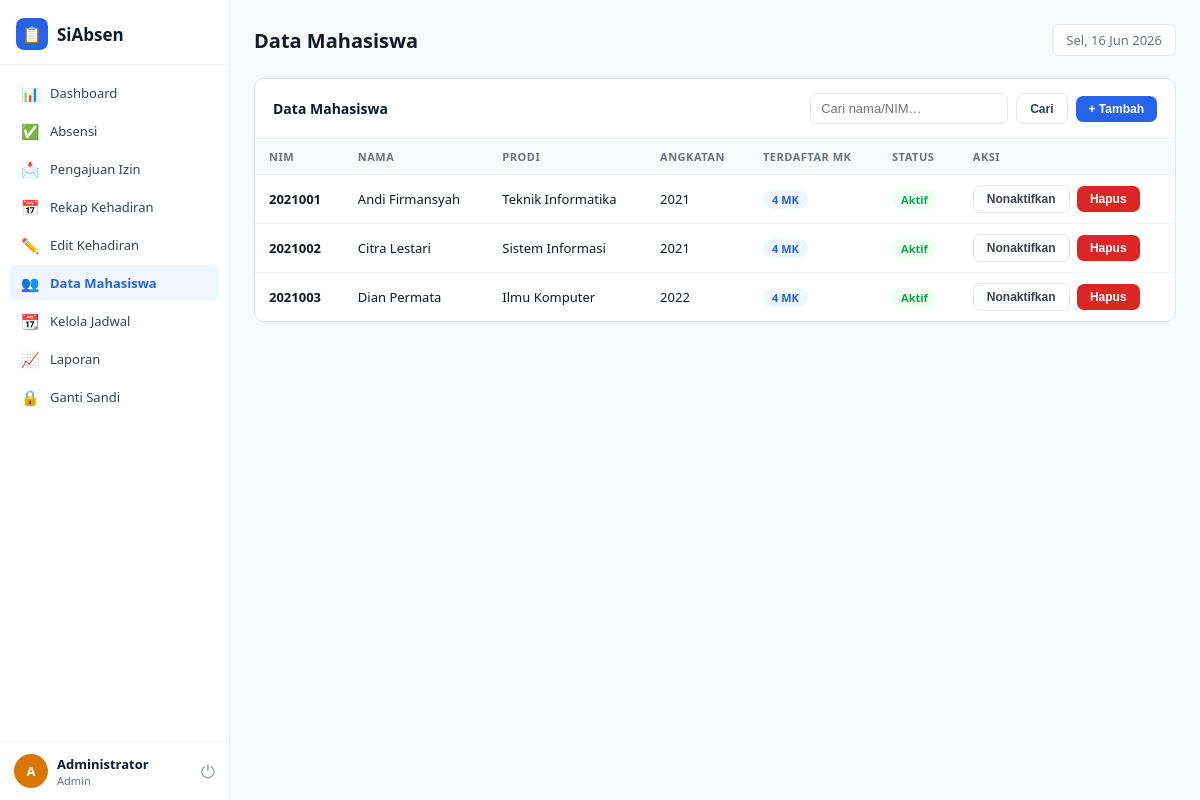
The page /siabsen/mahasiswa.php (signed in) on the database its author committed.
### tables this page shows
CREATE TABLE `mahasiswa` (
  `nim` varchar(20) NOT NULL,
  `nama` varchar(100) NOT NULL,
  `prodi` varchar(100) NOT NULL,
  `angkatan` varchar(10) NOT NULL,
  `aktif` tinyint(1) DEFAULT 1
);

### siabsen/mahasiswa.php (the view, shortened to what this page needs)
<?php
$db = getDB();
$q = trim($_GET['q'] ?? '');
if ($q) {
    $stmt = $db->prepare("SELECT * FROM mahasiswa WHERE nim LIKE ? OR nama LIKE ? ORDER BY nim");
    $stmt->execute(["%$q%", "%$q%"]);
} else {
    $stmt = $db->query("SELECT * FROM mahasiswa ORDER BY nim");
}
$list = $stmt->fetchAll();
include __DIR__ . '/includes/header.php';
?>
<div class="card">
  <div class="card-header">
    <h3>Data Mahasiswa</h3>
    <div class="card-actions">
      <form method="GET" style="display:flex;gap:8px">
        <input class="sinput" type="text" name="q" placeholder="Cari nama/NIM…"
               value="<?= htmlspecialchars($q) ?>">
        <button class="btn-sm bo" type="submit">Cari</button>
      </form>
      <button class="btn-sm bp" onclick="openModal('modal-mhs')">+ Tambah</button>
    </div>
  </div>
  <table>
    <thead>
      <tr>
        <th>NIM</th><th>Nama</th><th>Prodi</th><th>Angkatan</th>
        <th>Terdaftar MK</th><th>Status</th><th>Aksi</th>
      </tr>
    </thead>
    <tbody>
      <?php if (!$list): ?>
        <tr><td colspan="7">
          <div class="empty"><div class="eico">👥</div>Tidak ada mahasiswa</div>
        </td></tr>
      <?php else: foreach ($list as $m):
        $mkCount = $db->prepare("SELECT COUNT(*) FROM enrollment WHERE nim=?");
        $mkCount->execute([$m['nim']]);
        $mkCount = $mkCount->fetchColumn();
      ?>
        <tr>
          <td><b><?= htmlspecialchars($m['nim']) ?></b></td>
          <td><?= htmlspecialchars($m['nama']) ?></td>
          <td><?= htmlspecialchars($m['prodi']) ?></td>
          <td><?= htmlspecialchars($m['angkatan']) ?></td>
          <td><span class="badge bg-blue"><?= $mkCount ?> MK</span></td>
          <td><span class="badge <?= $m['aktif'] ? 'bg-green' : 'bg-gray' ?>">
            <?= $m['aktif'] ? 'Aktif' : 'Non-aktif' ?></span>
          </td>
          <td>
            <form method="POST" style="display:inline">
              <button class="btn-sm bo" name="action" value="toggle" style="margin-right:4px">
                <?= $m['aktif'] ? 'Nonaktifkan' : 'Aktifkan' ?>
              </button>
              <button class="btn-sm bd" name="action" value="delete"
                      onclick="return confirm('Hapus mahasiswa ini? Semua data absensinya juga akan terhapus.')">
                Hapus
              </button>
            </form>
          </td>
        </tr>
      <?php endforeach; endif; ?>
    </tbody>
  </table>
</div>
<?php include __DIR__ . '/includes/footer.php'; ?>

### siabsen/assets/css/style.css (style rules this page uses)
* { margin:0; padding:0; box-sizing:border-box; }
:root { --primary:#2563EB; --primary-light:#EFF6FF; --primary-dark:#1D4ED8; --success:#16A34A; --success-light:#F0FDF4; --warning:#D97706; --warning-light:#FFFBEB; --danger:#DC2626; --danger-light:#FEF2F2; --purple:#7C3AED; --purple-light:#F5F3FF; --gray-50:#F9FAFB; --gray-100:#F3F4F6; --gray-200:#E5E7EB; --gray-300:#D1D5DB; --gray-400:#9CA3AF; --gray-500:#6B7280; --gray-700:#374151; --gray-900:#111827; --white:#FFFFFF; --sidebar-w:230px; --font:'Segoe UI',system-ui,sans-serif; }
body { font-family:var(--font); background:var(--gray-50); color:var(--gray-900); min-height:100vh; }
.card { background:var(--white); border:1px solid var(--gray-200); border-radius:10px; overflow:hidden; margin-bottom:20px; }
.card-header { padding:14px 18px; display:flex; align-items:center; justify-content:space-between; border-bottom:1px solid var(--gray-100); flex-wrap:wrap; gap:10px; }
.card-header h3 { font-size:14px; font-weight:700; }
.card-actions { display:flex; gap:8px; align-items:center; flex-wrap:wrap; }
.sinput { padding:7px 10px; border:1.5px solid var(--gray-200); border-radius:7px; font-size:13px; outline:none; }
.btn-sm { padding:6px 13px; border:none; border-radius:7px; font-size:12px; font-weight:700; cursor:pointer; transition:.15s; display:inline-block; }
.bp { background:var(--primary); color:#fff; }
.bd { background:var(--danger); color:#fff; }
.bo { background:var(--white); border:1.5px solid var(--gray-200); color:var(--gray-700); }
table { width:100%; border-collapse:collapse; }
th { font-size:11px; font-weight:700; color:var(--gray-500); text-transform:uppercase; letter-spacing:.5px; padding:10px 14px; text-align:left; background:var(--gray-50); }
td { font-size:13px; padding:10px 14px; border-top:1px solid var(--gray-100); vertical-align:middle; }
.badge { display:inline-flex; align-items:center; padding:2px 9px; border-radius:20px; font-size:11px; font-weight:700; }
.bg-green { background:var(--success-light); color:var(--success); }
.bg-blue { background:var(--primary-light); color:var(--primary); }

### rows shown on the page
mahasiswa: nim "2021001", nama "Andi Firmansyah", prodi "Teknik Informatika", angkatan "2021", mkCount "4", aktif "Aktif"
mahasiswa: nim "2021002", nama "Citra Lestari", prodi "Sistem Informasi", angkatan "2021", mkCount "4", aktif "Aktif"
mahasiswa: nim "2021003", nama "Dian Permata", prodi "Ilmu Komputer", angkatan "2022", mkCount "4", aktif "Aktif"

### other values the page prints
$item['ico'] "📊"
$item['label'] "Dashboard"
$item['ico'] "✅"
$item['label'] "Absensi"
$item['ico'] "📩"
$item['label'] "Pengajuan Izin"
$item['ico'] "📅"
$item['label'] "Rekap Kehadiran"
$item['ico'] "✏️"
$item['label'] "Edit Kehadiran"
$item['ico'] "👥"
$item['label'] "Data Mahasiswa"
$item['ico'] "📆"
$item['label'] "Kelola Jadwal"
$item['ico'] "📈"
